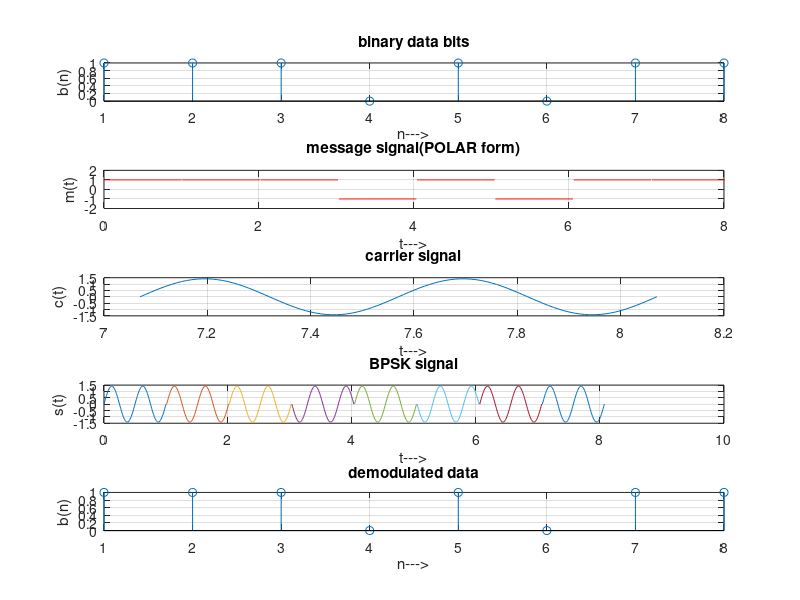

Source code (MATLAB):
clc; 
clear all; 
close all; 
%GENERATE CARRIER SIGNAL 
Tb=1; 
t=0:Tb/100:Tb; 
fc=2; 
c=sqrt(2/Tb)*sin(2*pi*fc*t);       
%generate message signal 
N=8; 
m=rand(1,N); 
t1=0;t2=Tb;
for i=1:N     
  t=[t1:.01:t2];     
  if m(i)>0.5         
    m(i)=1;         
    m_s=ones(1,length(t));     
  else         
    m(i)=0;         
    m_s=-1*ones(1,length(t));     
  end     
  message(i,:)=m_s;     
  %product of carrier and message signal     
  bpsk_sig(i,:)=c.*m_s;     
  %Plot the message and BPSK modulated signal     
  subplot(5,1,2);axis([0 N -2 2]);plot(t,message(i,:),'r');     
  title('message signal(POLAR form)');xlabel('t--->');ylabel('m(t)');     
  grid on;    
  hold on;     
  subplot(5,1,4);plot(t,bpsk_sig(i,:));     
  title('BPSK signal');xlabel('t--->');ylabel('s(t)');
  grid on;    
  hold on;     
  t1=t1+1.01;    
  t2=t2+1.01; 
end 
hold off; 
%plot the input binary data and carrier signal 
subplot(5,1,1);
stem(m); 
title('binary data bits');xlabel('n--->');ylabel('b(n)'); 
grid on; 
subplot(5,1,3);plot(t,c); 
title('carrier signal');xlabel('t--->');ylabel('c(t)'); 
grid on; 
%   PSK Demodulation 
t1=0;t2=Tb;   
for i=1:N     
  t=[t1:.01:t2];     
  %correlator     
  x=sum(c.*bpsk_sig(i,:));     
  %decision device     
  if x>0         
    demod(i)=1;     
  else         
    demod(i)=0;     
  end      
  t1=t1+1.01;     
  t2=t2+1.01;   
end   
%plot the demodulated data bits   
subplot(5,1,5);
stem(demod);   
title('demodulated data');xlabel('n--->');ylabel('b(n)');   
grid on;